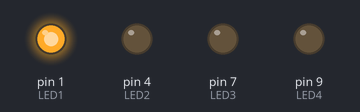
The sketch below on a simulated Arduino Uno, built with avr-gcc and run on an emulated ATmega328P. On the bench: output pins drawn as LEDs (lit = HIGH).

Above: at 0.5 s.
At 2.5 s:
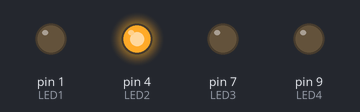
At 4.5 s:
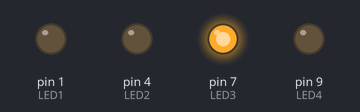
At 6.5 s:
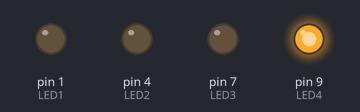
At 9.5 s:
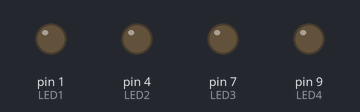
Timing chart, 0 to 10.4 s (numbered marks = the images above):
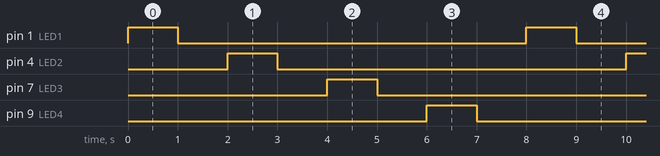

The sketch:

exercicio2.ino
```cpp
const int LED1 = 1;
const int LED2 = 4;
const int LED3 = 7;
const int LED4 = 9;

void setup() {
  pinMode(LED1,OUTPUT);
  pinMode(LED2,OUTPUT);
  pinMode(LED3,OUTPUT);
  pinMode(LED4,OUTPUT);
}

void loop() {

  digitalWrite(LED1,HIGH);
  delay(1000);
  digitalWrite(LED1,LOW);
  delay(1000);

  digitalWrite(LED2,HIGH);
  delay(1000);
  digitalWrite(LED2,LOW);
  delay(1000);

  digitalWrite(LED3,HIGH);
  delay(1000);
  digitalWrite(LED3,LOW);
  delay(1000);

  digitalWrite(LED4,HIGH);
  delay(1000);
  digitalWrite(LED4,LOW);
  delay(1000);
}
```

Measured:
- by itself, pin 1 (LED1), pin 4 (LED2), pin 7 (LED3), pin 9 (LED4): alternates HIGH for 1.0 s and LOW for 7.0 s
- by itself, everything shown: repeats every 8.0 s, in 8 steps
